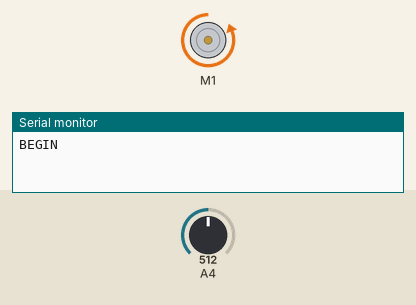
Recording of a sketch running on a simulated Arduino Uno, built with avr-gcc and run on an emulated ATmega328P. Shown: DC motor (green arrow = forward, orange = backward, longer = faster), the last lines printed to the serial monitor. The inputs (shaded band) are chosen by the test bench; at power-on: A4 = 512. At 14.4 s the program stops and its outputs stay as they are.

Above: at 0.8 s.
At 4.0 s:
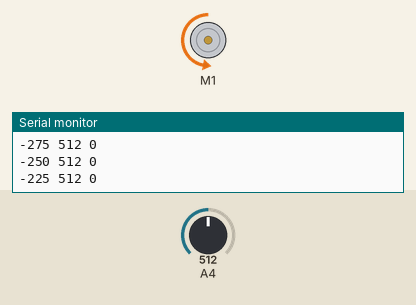
At 7.5 s:
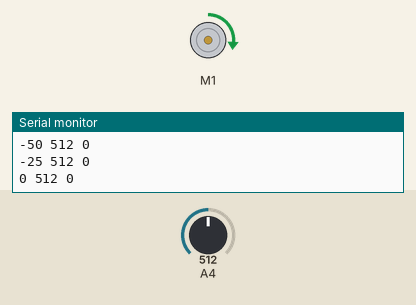
At 14.5 s:
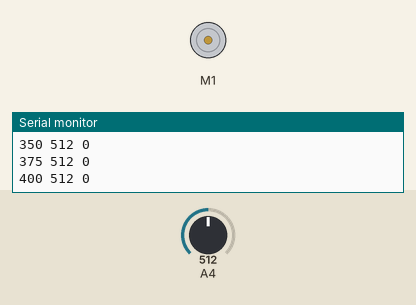
Timing chart, 0 to 15.9 s (numbered marks = the images above):
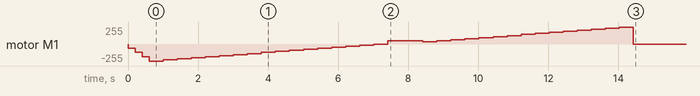

The sketch:

system_id_eigen.ino
```cpp
#include <DualVNH5019MotorShield.h>


DualVNH5019MotorShield md;


void setup(){
  Serial.begin(115200);
  Serial.println("");
  Serial.println("BEGIN");
  md.init();


}

void loop(){

  md.setM1Speed(-100);
  delay(200);
  md.setM1Speed(-200);
  delay(200);
  md.setM1Speed(-300);
  delay(200);

  for(int commandSpeed = -400; commandSpeed <= 0; commandSpeed+=25){
    md.setM1Speed(commandSpeed);
    delay(200);
    Serial.print(commandSpeed);
    Serial.print(" ");
    Serial.print(analogRead(4));
    Serial.print(" ");
    Serial.println(md.getM1CurrentMilliamps());
    delay(200);
  }


  md.setM1Speed(75);
  delay(1000);

  for(int commandSpeed = 50; commandSpeed <= 400; commandSpeed+=25){
    md.setM1Speed(commandSpeed);
    delay(200);
    Serial.print(commandSpeed);
    Serial.print(" ");
    Serial.print(analogRead(4));
    Serial.print(" ");
    Serial.println(md.getM1CurrentMilliamps());
    delay(200);
  }

  md.setM1Brake(0);
  while(1){}


}
```

Measured:
- by itself, motor M1: stopped → backward 63/255 at 0.00 s, → backward 127/255 0.20 s later, → backward 191/255 0.20 s later, → backward 255/255 0.20 s later, … (37 changes in this stretch)
